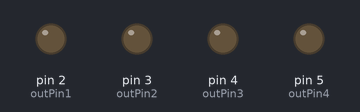
A sketch run on a simulated Arduino Uno, built with avr-gcc and run on an emulated ATmega328P. On the bench: output pins drawn as LEDs (lit = HIGH).

Above: at 0.1 s.
At 4.1 s:
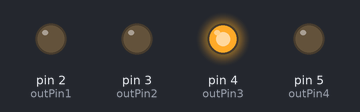
At 8.1 s:
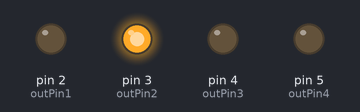
At 18.1 s:
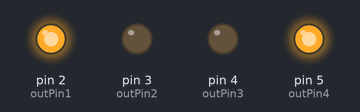
At 28.1 s:
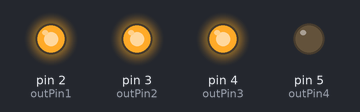
At 38.1 s:
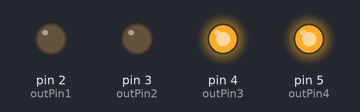
Timing chart, 0 to 39.6 s (numbered marks = the images above):
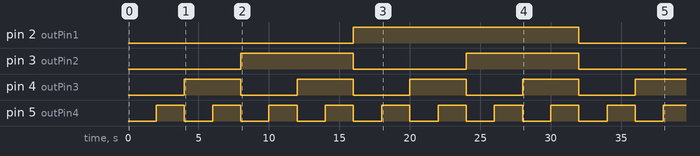

The sketch:

sketch.ino
```cpp
int outPin1 = 2,
    outPin2 = 3,
    outPin3 = 4,
    outPin4 = 5,
    delayTime = 2000;

void setup(){
  pinMode(outPin1,OUTPUT);
  pinMode(outPin2,OUTPUT);
  pinMode(outPin3,OUTPUT);
  pinMode(outPin4,OUTPUT);
}

void loop(){
  //0
  digitalWrite(outPin1, LOW);
  digitalWrite(outPin2, LOW);
  digitalWrite(outPin3, LOW);
  digitalWrite(outPin4, LOW);
  delay(delayTime);

  //1
  digitalWrite(outPin1, LOW);
  digitalWrite(outPin2, LOW);
  digitalWrite(outPin3, LOW);
  digitalWrite(outPin4, HIGH);
  delay(delayTime);

  //2
  digitalWrite(outPin1, LOW);
  digitalWrite(outPin2, LOW);
  digitalWrite(outPin3, HIGH);
  digitalWrite(outPin4, LOW);
  delay(delayTime);

  //3
  digitalWrite(outPin1, LOW);
  digitalWrite(outPin2, LOW);
  digitalWrite(outPin3, HIGH);
  digitalWrite(outPin4, HIGH);
  delay(delayTime);

  //4
  digitalWrite(outPin1, LOW);
  digitalWrite(outPin2, HIGH);
  digitalWrite(outPin3, LOW);
  digitalWrite(outPin4, LOW);
  delay(delayTime);

  //5
  digitalWrite(outPin1, LOW);
  digitalWrite(outPin2, HIGH);
  digitalWrite(outPin3, LOW);
  digitalWrite(outPin4, HIGH);
  delay(delayTime);

  //6
  digitalWrite(outPin1, LOW);
  digitalWrite(outPin2, HIGH);
  digitalWrite(outPin3, HIGH);
  digitalWrite(outPin4, LOW);
  delay(delayTime);

  //7
  digitalWrite(outPin1, LOW);
  digitalWrite(outPin2, HIGH);
  digitalWrite(outPin3, HIGH);
  digitalWrite(outPin4, HIGH);
  delay(delayTime);

  //8
  digitalWrite(outPin1, HIGH);
  digitalWrite(outPin2, LOW);
  digitalWrite(outPin3, LOW);
  digitalWrite(outPin4, LOW);
  delay(delayTime);

  //9
  digitalWrite(outPin1, HIGH);
  digitalWrite(outPin2, LOW);
  digitalWrite(outPin3, LOW);
  digitalWrite(outPin4, HIGH);
  delay(delayTime);

  //10
  digitalWrite(outPin1, HIGH);
  digitalWrite(outPin2, LOW);
  digitalWrite(outPin3, HIGH);
  digitalWrite(outPin4, LOW);
  delay(delayTime);

  //11
  digitalWrite(outPin1, HIGH);
  digitalWrite(outPin2, LOW);
  digitalWrite(outPin3, HIGH);
  digitalWrite(outPin4, HIGH);
  delay(delayTime);

  //12
  digitalWrite(outPin1, HIGH);
  digitalWrite(outPin2, HIGH);
  digitalWrite(outPin3, LOW);
  digitalWrite(outPin4, LOW);
  delay(delayTime);

  //13
  digitalWrite(outPin1, HIGH);
  digitalWrite(outPin2, HIGH);
  digitalWrite(outPin3, LOW);
  digitalWrite(outPin4, HIGH);
  delay(delayTime);

  //14
  digitalWrite(outPin1, HIGH);
  digitalWrite(outPin2, HIGH);
  digitalWrite(outPin3, HIGH);
  digitalWrite(outPin4, LOW);
  delay(delayTime);

  //15
  digitalWrite(outPin1, HIGH);
  digitalWrite(outPin2, HIGH);
  digitalWrite(outPin3, HIGH);
  digitalWrite(outPin4, HIGH);
  delay(delayTime);
}

  
```

Measured:
- by itself, pin 2 (outPin1): LOW → HIGH at 16.0 s, → LOW 16.0 s later
- by itself, pin 3 (outPin2): alternates HIGH for 8.0 s and LOW for 8.0 s
- by itself, pin 4 (outPin3): alternates HIGH for 4.0 s and LOW for 4.0 s
- by itself, pin 5 (outPin4): alternates HIGH for 2.0 s and LOW for 2.0 s
